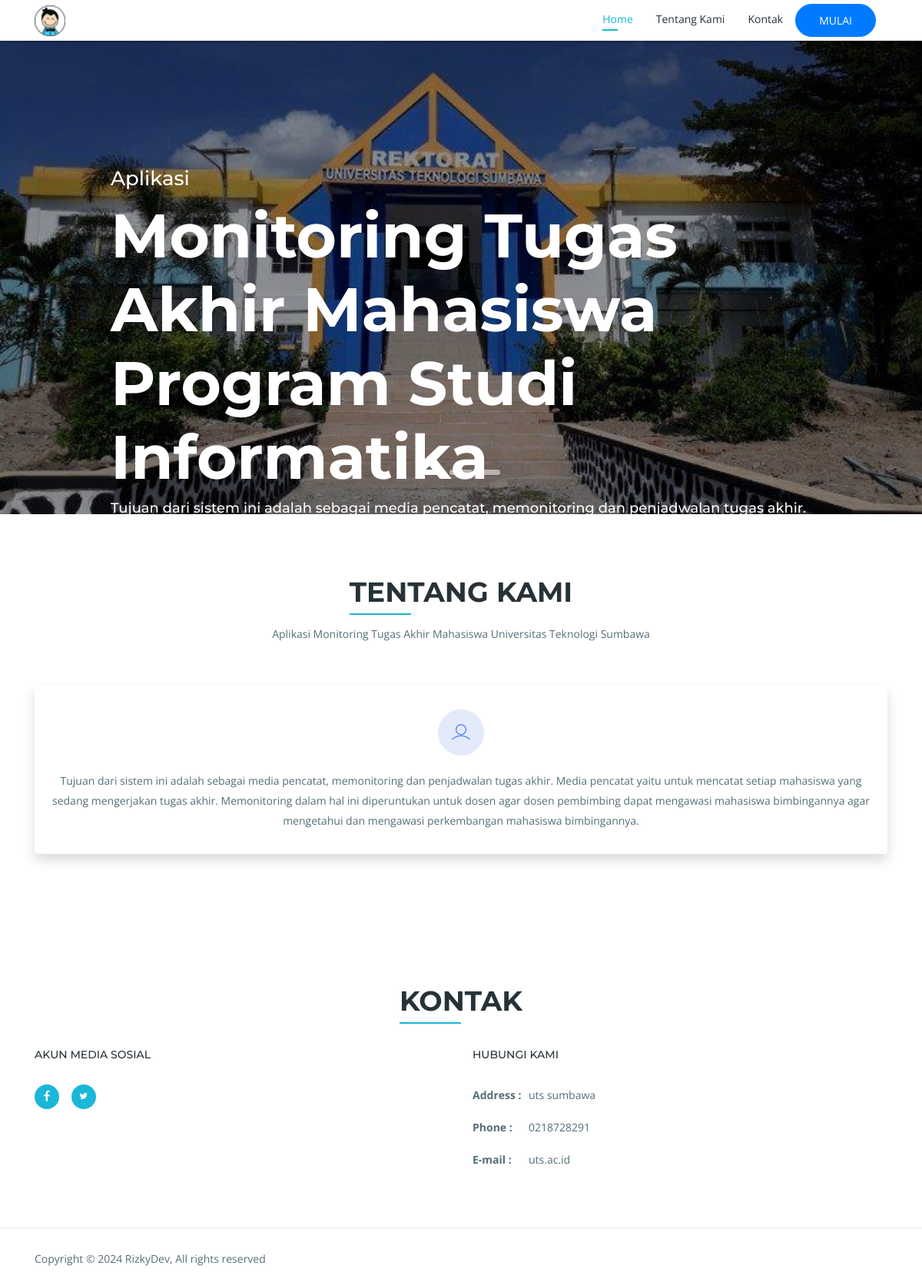
The page / on the database its author committed.
### tables this page shows
CREATE TABLE `home_template` (
  `id` int(11) NOT NULL,
  `carousel_bg1` varchar(100) DEFAULT NULL,
  `carousel_subtitle1` varchar(100) DEFAULT NULL,
  `carousel_title1` varchar(100) DEFAULT NULL,
  `carousel_description1` varchar(500) DEFAULT NULL,
  `carousel_btn_href1` varchar(100) DEFAULT NULL,
  `carousel_btn_text1` varchar(20) DEFAULT NULL,
  `carousel_bg2` varchar(100) DEFAULT NULL,
  `carousel_subtitle2` varchar(100) DEFAULT '',
  `carousel_title2` varchar(100) DEFAULT '',
  `carousel_description2` varchar(500) DEFAULT '',
  `carousel_btn_href2` varchar(100) DEFAULT '',
  `carousel_btn_text2` varchar(20) DEFAULT '',
  `carousel_bg3` varchar(100) DEFAULT '',
  `carousel_subtitle3` varchar(100) DEFAULT '',
  `carousel_title3` varchar(100) DEFAULT '',
  `carousel_description3` varchar(500) DEFAULT '',
  `carousel_btn_href3` varchar(100) DEFAULT '',
  `carousel_btn_text3` varchar(20) DEFAULT '',
  `tentang_kami_subtitle` varchar(100) DEFAULT NULL,
  `tentang_kami_isi` varchar(5000) DEFAULT '',
  `social_description` varchar(500) DEFAULT NULL,
  `link_fb` varchar(100) DEFAULT NULL,
  `link_twitter` varchar(100) DEFAULT NULL,
  `alamat` varchar(100) DEFAULT NULL,
  `phone` varchar(20) DEFAULT NULL,
  `email` varchar(100) DEFAULT NULL,
  `kontak_subtitle` varchar(100) DEFAULT NULL,
  `page_title` varchar(50) DEFAULT NULL
);

### application/controllers/Home.php (called while the page is built, shortened)
<?php
class Home extends MY_Controller
{
    public function index()
    {
        $template = $this->db->get('home_template')->result();
        $data['page_title'] = '';
        $data['carousel_bg1'] = '';
        $data['carousel_subtitle1'] = '';
        $data['carousel_title1'] = '';
        $data['carousel_description1'] = '';
        $data['carousel_btn_href1'] = '';
        $data['carousel_btn_text1'] = '';
        $data['carousel_bg2'] = '';
        $data['carousel_subtitle2'] = '';
        $data['carousel_title2'] = '';
        $data['carousel_description2'] = '';
        $data['carousel_btn_href2'] = '';
        $data['carousel_btn_text2'] = '';
        $data['carousel_bg3'] = '';
        $data['carousel_subtitle3'] = '';
        $data['carousel_title3'] = '';
        $data['carousel_description3'] = '';
        $data['carousel_btn_href3'] = '';
        $data['carousel_btn_text3'] = '';
        $data['tentang_kami_subtitle'] = '';
        $data['tentang_kami_isi'] = '';
        $data['social_description'] = '';
        $data['link_fb'] = '';
        $data['link_twitter'] = '';
        $data['alamat'] = '';
        $data['phone'] = '';
        $data['email'] = '';
        $data['kotak_subtitle'] = '';
        foreach ($template as $item) {
            $data['page_title'] = $item->page_title;
            $data['carousel_bg1'] = $item->carousel_bg1;
            $data['carousel_subtitle1'] = $item->carousel_subtitle1;
            $data['carousel_title1'] = $item->carousel_title1;
            $data['carousel_description1'] = $item->carousel_description1;
            $data['carousel_btn_href1'] = $item->carousel_btn_href1;
            $data['carousel_btn_text1'] = $item->carousel_btn_text1;
            $data['carousel_bg2'] = $item->carousel_bg2;
            $data['carousel_subtitle2'] = $item->carousel_subtitle2;
            $data['carousel_title2'] = $item->carousel_title2;
            $data['carousel_description2'] = $item->carousel_description2;
            $data['carousel_btn_href2'] = $item->carousel_btn_href2;
            $data['carousel_btn_text2'] = $item->carousel_btn_text2;
            $data['carousel_bg3'] = $item->carousel_bg3;
            $data['carousel_subtitle3'] = $item->carousel_subtitle3;
            $data['carousel_title3'] = $item->carousel_title3;
            $data['carousel_description3'] = $item->carousel_description3;
            $data['carousel_btn_href3'] = $item->carousel_btn_href3;
            $data['carousel_btn_text3'] = $item->carousel_btn_text3;
            $data['tentang_kami_subtitle'] = $item->tentang_kami_subtitle;
            $data['tentang_kami_isi'] = $item->tentang_kami_isi;
            $data['social_description'] = $item->social_description;
            $data['link_fb'] = $item->link_fb;
            $data['link_twitter'] = $item->link_twitter;
            $data['alamat'] = $item->alamat;
            $data['phone'] = $item->phone;
            $data['email'] = $item->email;
            $data['kontak_subtitle'] = $item->kontak_subtitle;
        }
        $this->load->view('home/index', $data);
    }
}

### index.php (called while the page is built, shortened)
<?php
require_once BASEPATH.'core/CodeIgniter.php';

### application/views/home/index.php (the view, shortened to what this page needs)
<!DOCTYPE html>
<html lang="en">
<head>
    <?php $app = json_decode(file_get_contents(base_url('cdn/db/app.json'))) ?>
    <link rel="stylesheet" href="<?= base_url(); ?>assets/essence/css/bootstrap.min.css">
    <link rel="stylesheet" href="<?= base_url(); ?>assets/essence/css/line-icons.css">
    <link rel="stylesheet" href="<?= base_url(); ?>assets/essence/css/owl.carousel.css">
    <link rel="stylesheet" href="<?= base_url(); ?>assets/essence/css/owl.theme.css">
    <link rel="stylesheet" href="<?= base_url(); ?>assets/essence/css/nivo-lightbox.css">
    <link rel="stylesheet" href="<?= base_url(); ?>assets/essence/css/magnific-popup.css">
    <link rel="stylesheet" href="<?= base_url(); ?>assets/essence/css/animate.css">
    <link rel="stylesheet" href="<?= base_url(); ?>assets/essence/css/color-switcher.css">
    <link rel="stylesheet" href="<?= base_url(); ?>assets/essence/css/menu_sideslide.css">
    <link rel="stylesheet" href="<?= base_url(); ?>assets/essence/css/main.css">
    <link rel="stylesheet" href="<?= base_url(); ?>assets/essence/css/responsive.css">
    <link rel="stylesheet" href="<?= base_url(); ?>assets/essence/css/custom.css">
    <link rel="stylesheet" id="colors" href="<?= base_url(); ?>assets/essence/css/colors/blue.css" type="text/css" />
    <link rel="stylesheet" href="<?= base_url(); ?>assets/essence/css/color-switcher.css" type="text/css" />
</head>
<body>
    <header id="slider-area">
        <nav class="navbar navbar-expand-md fixed-top scrolling-navbar bg-white">
            <div class="container">
                <img class="imgSize" src="<?= base_url() ?>cdn/img/icons/<?= $app->icon ? $app->icon : 'default.png' ?>" alt="icon">
                <div class="collapse navbar-collapse" id="navbarCollapse">
                    <ul class="navbar-nav mr-auto w-100 justify-content-end">
                        <li class="nav-item mt-1">
                            <a class="nav-link page-scroll" href="#slider-area">Home</a>
                        </li>
                        <li class="nav-item mt-1">
                            <a class="nav-link page-scroll" href="#tentang_kami">Tentang Kami</a>
                        </li>
                        <li class="nav-item mt-1">
                            <a class="nav-link page-scroll" href="#contact">Kontak</a>
                        </li>
                        <li class="nav-item ml-3">
                            <div style="text-align: center;">
                                <a class="btn btn-primary" href="<?= base_url(); ?>home/registrasi">Mulai</a>
                            </div>
                        </li>
                    </ul>
                </div>
            </div>
        </nav>
        <div id="carousel-area">
            <div id="carousel-slider" class="carousel slide carousel-fade" data-ride="carousel">
                <ol class="carousel-indicators">
                    <li data-target="#carousel-slider" data-slide-to="0" class="active"></li>
                    <li data-target="#carousel-slider" data-slide-to="1"></li>
                    <li data-target="#carousel-slider" data-slide-to="2"></li>
                </ol>
                <div class="carousel-inner" role="listbox">
                    <div class="carousel-item active">
                        <div class="overlay"></div>
                        <img src="<?= base_url('assets/essence/img/slider/') . $carousel_bg1; ?>" alt="img">
                        <div class="carousel-caption text-left">
                            <h3 class="wow fadeInRight" data-wow-delay="0.2s"><?= $carousel_subtitle1; ?></h3>
                                <h2 class="wow fadeInRight" data-wow-delay="0.4s"><?= $carousel_title1; ?></h2>
                                <h4 class="wow fadeInRight" data-wow-delay="0.6s"><?= $carousel_description1; ?></h4>
                        </div>
                    </div>
                </div>
                <a class="carousel-control-prev" href="#carousel-slider" role="button" data-slide="prev">
                </a>
                <a class="carousel-control-next" href="#carousel-slider" role="button" data-slide="next">
                </a>
            </div>
        </div>
    </header>
    <section id="tentang_kami" class="section">
        <div class="container">
            <div class="section-header">
                <h2 class="section-title">Tentang Kami</h2>
                <p class="section-subtitle"><?= $tentang_kami_subtitle; ?></p>
            </div>
            <div class="row">
                <div class="col-lg-12 col-md-12 col-xs-12">
                    <div class="item-boxes services-item wow fadeInDown shadow border-0" data-wow-delay="0.2s">
                        <div class="icon color-3">
                            <i class="lni-user"></i>
                        </div>
                        <p><?= $tentang_kami_isi; ?></p>
                    </div>
                </div>
            </div>
        </div>
    </section>
    <footer>
        <section id="contact" class="section footer-Content">
            <div class="container">
                <div class="section-header">
                    <h2 class="section-title">Kontak</h2>
                </div>
                <div class="row">
                    <div class="col-lg-6 col-md-6 col-sm-6 col-xs-6 col-mb-12">
                        <h3 class="block-title">Akun Media Sosial</h3>
                        <ul class="footer-social">
                            <li><a class="facebook" href="<?= $link_fb; ?>"><i class="lni-facebook-filled"></i></a></li>
                            <li><a class="twitter" href="<?= $link_twitter; ?>"><i class="lni-twitter-filled"></i></a></li>
                        </ul>
                    </div>
                    <div class="col-lg-6 col-md-6 col-sm-6 col-xs-6 col-mb-12">
                        <div class="widget">
                            <h3 class="block-title">Hubungi Kami</h3>
                            <ul class="contact-footer">
                                <li>
                                    <strong>Address :</strong> <span><?= $alamat; ?></span>
                                </li>
                                <li>
                                    <strong>Phone :</strong> <span><?= $phone; ?></span>
                                </li>
                                <li>
                                    <strong>E-mail :</strong> <span><a href="#"><?= $email; ?></a></span>
                                </li>
                            </ul>
                        </div>
                    </div>
                </div>
            </div>
        </section>
        <div id="copyright">
            <div class="container">
                <div class="row">
                    <div class="col-md-12">
                        <div class="site-info float-left">
                            <p>Copyright &copy; <?= date('Y') ?> RizkyDev, All rights reserved</p>
                        </div>
                    </div>
                </div>
            </div>
        </div>
    </footer>
</body>
</html>

### assets/essence/css/custom.css (style rules this page uses)
.carousel-item .overlay { background: rgba(0, 0, 0, .8); }
.carousel-item img { width: 100%; max-height: 670px; }

### assets/essence/css/colors/blue.css (style rules this page uses)
a { color: #1AB7D8; }
.section-header .section-title:before { background: #1AB7D8; }
.overlay { background: #1AB7D8; }
.bg-white .navbar-nav .active { color: #1AB7D8!important; }
.navbar-expand-md .navbar-nav .active > .nav-link, .navbar-expand-md .navbar-nav .nav-link.active, .navbar-expand-md .navbar-nav .nav-link.active::before, .navbar-expand-md .navbar-nav .nav-link.open, .navbar-expand-md .navbar-nav .open > .nav-link { color: #1AB7D8; }
.navbar-expand-md .navbar-nav .nav-link:before { background: #1AB7D8; }
.item-boxes .icon { border-color: #1AB7D8; }
.item-boxes .icon i { color: #1AB7D8; }
#contact:before { background: #1AB7D8; }
.footer-social li a { background: #1AB7D8; }

### application/views/home/index.php (style rules this page uses)
.imgSize { width: auto; height: 40px; max-width: 100%; }

### rows shown on the page
home_template: carousel_bg1 (picture), carousel_subtitle1 "Aplikasi", carousel_title1 "Monitoring Tugas Akhir Mahasiswa Program Studi Informatika", carousel_description1 "Tujuan dari sistem ini adalah sebagai media pencatat, memonitoring dan penjadwalan tugas akhir.…", tentang_kami_subtitle "Aplikasi Monitoring Tugas Akhir Mahasiswa Universitas Teknologi Sumbawa", tentang_kami_isi "Tujuan dari sistem ini adalah sebagai media pencatat, memonitoring dan penjadwalan tugas akhir. Media pencatat yaitu untuk mencatat setiap mahasiswa yang sedang mengerjakan tugas akhir. Memonitoring dalam hal ini diperuntukan untuk dosen agar dosen pembimbing dapat mengawasi mahasiswa bimbingannya agar mengetahui dan mengawasi perkembangan mahasiswa bimbingannya.", alamat "uts sumbawa", phone "0218728291", email "uts.ac.id"
